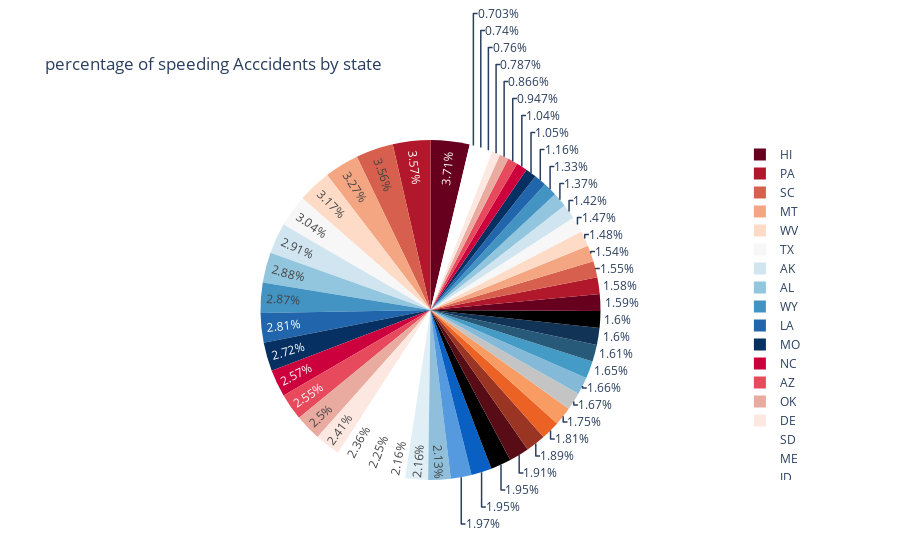

The cell this chart's notebook holds for it:
### Code cell
#percentage 
fig=px.pie(df,values ='speeding',names='abbrev',
           title="percentage of speeding Acccidents by state",
           labels={'abbrev':'State','speeding':'speeding Accidents'},
           color_discrete_sequence=px.colors.sequential.RdBu)
fig.show()

### Figure 1 — Plotly figure (JSON) as saved in the notebook; plotly's stock layout.template omitted (floating-point values rounded to 4 significant figures)
{"data": [{"domain": {"x": [0, 1], "y": [0, 1]}, "hovertemplate": "State=%{label}<br>speeding Accidents=%{value}<extra></extra>", "labels": ["AL", "AK", "AZ", "AR", "CA", "CO", "CT", "DE", "DC", "FL", "GA", "HI", "ID", "IL", "IN", "IA", "KS", "KY", "LA", "ME", "MD", "MA", "MI", "MN", "MS", "MO", "MT", "NE", "NV", "NH", "NJ", "NM", "NY", "NC", "ND", "OH", "OK", "OR", "PA", "RI", "SC", "SD", "TN", "TX", "UT", "VT", "VA", "WA", "WV", "WI", "WY"], "legendgroup": "", "name": "", "showlegend": true, "type": "pie", "values": [7.332, 7.421, 6.51, 4.032, 4.2, 5.032, 4.968, 6.156, 2.006, 3.759, 2.964, 9.45, 5.508, 4.608, 3.625, 2.669, 4.806, 4.066, 7.175, 5.738, 4.25, 1.886, 3.384, 2.208, 2.64, 6.923, 8.346, 1.937, 5.439, 4.06, 1.792, 3.496, 3.936, 6.552, 5.497, 3.948, 6.368, 4.224, 9.1, 3.774, 9.082, 6.014, 4.095, 7.76, 4.859, 4.08, 2.413, 4.452, 8.092, 4.968, 7.308]}], "layout": {"legend": {"tracegroupgap": 0}, "piecolorway": ["rgb(103,0,31)", "rgb(178,24,43)", "rgb(214,96,77)", "rgb(244,165,130)", "rgb(253,219,199)", "rgb(247,247,247)", "rgb(209,229,240)", "rgb(146,197,222)", "rgb(67,147,195)", "rgb(33,102,172)", "rgb(5,48,97)"], "title": {"text": "percentage of speeding Acccidents by state"}}}
